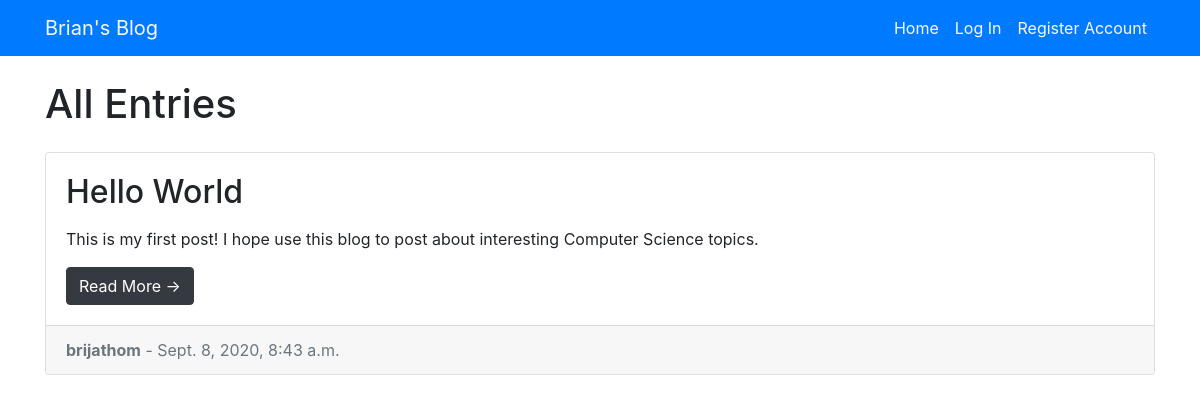
The page / on the database its author committed.
### entries/models.py (models this page shows, shortened)
class Entry(models.Model):
    entry_title = models.CharField(max_length=50)
    entry_text = RichTextField(blank=True, null=True)
    entry_date = models.DateTimeField(auto_now_add=True)
    entry_author = models.ForeignKey(User, on_delete=models.CASCADE)
    class Meta:
        verbose_name_plural = "Entries"

### entries/views.py (the view)
# urls.py: path('', HomeView.as_view(), name='blog_home'),
class HomeView(ListView):
    model = Entry
    template_name = 'entries/index.html'
    context_object_name = 'blog_entries'
    ordering = ['-entry_date']
    paginate_by = 3

### entries/templates/entries/index.html (shortened to what this page needs)
{% extends "entries/base.html" %} {% block content %}
<div class="col-md-12">
    <h1 class="my-4">All Entries</h1>
    {% for entry in blog_entries %}
    <div class="card mb-4">
        <div class="card-body">
            <h2 class="card-title">{{ entry.entry_title }}</h2>
            <p class="card-text">{{ entry.entry_text|truncatechars:100|safe }}</p>
            <p class="card-button">
                <a href="{% url 'entry_detail' entry.pk %}" class="btn btn-dark">Read More &rarr;</a>
            </p>
        </div>
        <div class="card-footer text-muted">
            <strong>{{ entry.entry_author }}</strong>
            - {{ entry.entry_date }}
        </div>
    </div>
    {% endfor %}
</div>
{% endblock %}

### entries/static/entries/css/blog-home.css (style rules this page uses)
body { padding-top: 56px; }

### entries/templates/entries/index.html (style rules this page uses)
.card-button { margin-bottom: 0rem; }

### rows shown on the page
Entry: entry_title "Hello World", entry_text "This is my first post! I hope use this blog to post about interesting Computer Science topics.", entry_author "brijathom", entry_date "Sept. 8, 2020, 8:43 a.m."
